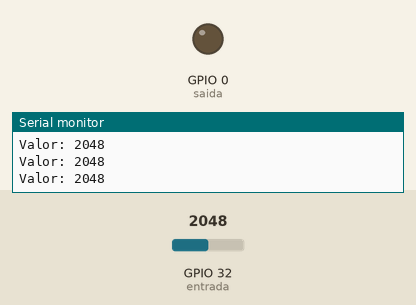
The program below on a simulated ESP32. Parts: output pins drawn as LEDs (lit = HIGH), the last lines printed to the serial monitor. The inputs (shaded band) are chosen by the test bench; at power-on: GPIO 32 (entrada) = 2048.

Above: at 1.2 s.
1.3 s: GPIO 32 (entrada) set to 2436
2.8 s: GPIO 32 (entrada) set to 2537
At 3.6 s:
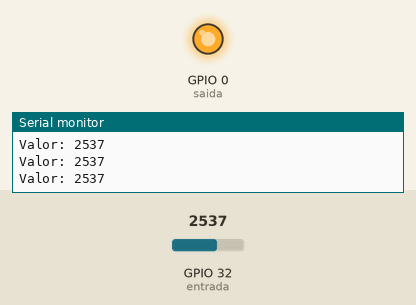
4.3 s: GPIO 32 (entrada) set to 2047
At 4.8 s:
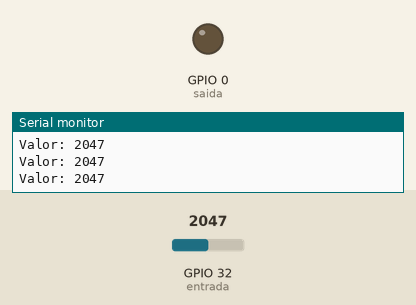
5.8 s: GPIO 32 (entrada) set to 2866
At 6.1 s:
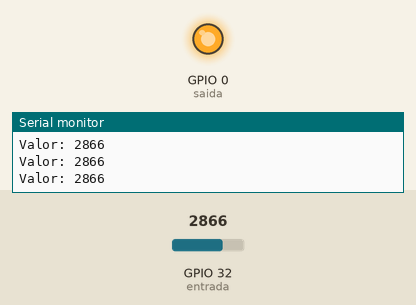
Timing chart, 0 to 8.3 s (numbered marks = the images above; inputs shaded):
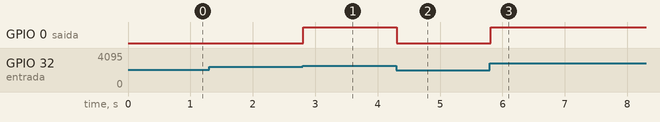

The program:

main.cpp
```cpp
#include <Arduino.h>

int saida = GPIO_NUM_0;
int entrada = GPIO_NUM_32;

void setup() {
  Serial.begin(9600);
  //Inicializando GPIO4 como saída
  pinMode(saida, OUTPUT);
  //Inicializando GPIO4 como saída
  pinMode(entrada, INPUT_PULLDOWN);
}

void loop() {
  int valor = analogRead(entrada);//Lendo valor no pino de entrada
  Serial.println("Valor: " + String(valor));
  int tensao = (valor*3.3)/4095;
  if(tensao > 1.4){//Se o valor lido indicar tensão maior do que 1,5V
     digitalWrite(saida, HIGH);//Coloca a saida em HIGH
  } else {
     digitalWrite(saida, LOW);//Caso contrário coloca a saída em LOW
  }
  delay(100);
}
```

Measured:
- the behaviour switches between 2481 and 2482 on GPIO 32 (entrada) (found by bisection; images 0 and 1)
- after the input at 2.8 s, GPIO 0 (saida): LOW → HIGH at once
- after the input at 4.3 s, GPIO 0 (saida): HIGH → LOW at once
- after the input at 5.8 s, GPIO 0 (saida): LOW → HIGH at once
